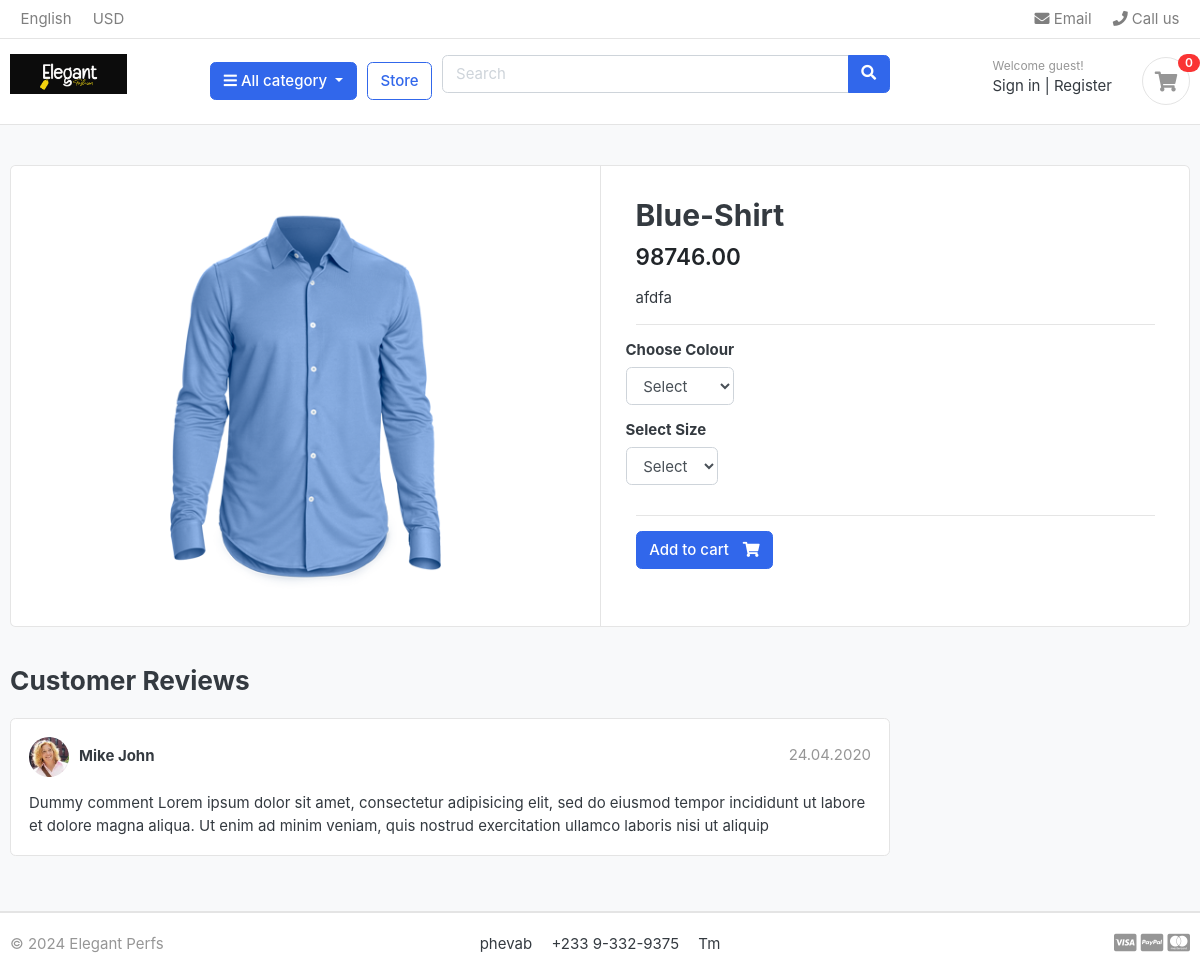
The app's page /store/category/shirt/blue-shirt/ with its own data.
### store/models.py (models this page shows, shortened)
class Product(models.Model):
    product_name = models.CharField(max_length=200, unique=True)
    slug = models.SlugField(max_length=200, unique=True)
    description = models.TextField(max_length=200, unique=True)
    price = MoneyField(max_digits=10, decimal_places=2, default_currency='GHC')
    old_price = MoneyField(max_digits=10, decimal_places=2, default_currency='GHC')
    images = models.ImageField(upload_to='photos/products')
    is_available = models.BooleanField(default=True)
    category = models.ForeignKey(Category, on_delete=models.CASCADE )
    stock = models.PositiveIntegerField(default=0)
    created_date = models.DateTimeField(auto_now_add=True)
    modified_date = models.DateTimeField(auto_now=True)

### store/views.py (the view)
# urls.py: path('category/<slug:category_slug>/<slug:product_slug>/',views.product_detail, name='product_detail'),
def product_detail(request, category_slug, product_slug):
    try:
        single_product = Product.objects.get(category__slug=category_slug, slug=product_slug)
        in_cart = CartItem.objects.filter(cart__cart_id = _cart_id(request), product=single_product).exists()
    except Exception as e:
        raise e
    context={
        'single_product':single_product,
        'in_cart' : in_cart
    }
    return render(request, 'product_detail.html', context)

### carts/context_processors.py (called while the page is built)
def counter(request):
    cart_count = 0
    if 'admin' in request.path:
        return{}
    else:
        try:
            cart = Cart.objects.filter(cart_id = _cart_id(request))
            cart_items = CartItem.objects.all().filter(cart=cart[:1])
            for cart_item in cart_items:
                cart_count = cart_count + cart_item.quantity
        except Cart.DoesNotExist:
            cart_count = 0
    return dict(cart_count=cart_count)

### carts/views.py (called while the page is built)
def _cart_id(request):
    cart = request.session.session_key
    if not cart:
        cart = request.session.create()
    return cart

### category/context_processors.py (called while the page is built)
def menu_links(request):
    links = Category.objects.all()
    return dict(links=links)

### category/models.py (called while the page is built)
    def get_url(self):
        return reverse('products_by_category',args=[self.slug])

### store/models.py (called while the page is built)
    def colours(self):
        return super(VariationManager, self).filter(variation_category = 'colour', is_active = True)

    def sizes(self):
        return super(VariationManager, self).filter(variation_category = 'size', is_active = True)

### templates/product_detail.html (shortened to what this page needs)
{% extends 'base.html' %} {% load static %} {% block content %}
<section class="section-content padding-y bg">
  <div class="container">
    <div class="card">
      <div class="row no-gutters">
        <aside class="col-md-6">
          <article class="gallery-wrap">
            <div class="img-big-wrap">
              <a href="{{product.get_url}}">
                <img src="{{single_product.images.url}}" />
              </a>
            </div>
          </article>
        </aside>
        <main class="col-md-6 border-left">
          <form action="{% url 'add_cart' single_product.id %}" method="POST">
            <article class="content-body">
              <h2 class="title">{{single_product.product_name}}</h2>
              <div class="mb-3">
                <var class="price h4">{{single_product.price}}</var>
              </div>
              <p>{{single_product.description}}</p>
              <hr />
              <div class="row">
                <div class="item-option-select">
                  <h6>Choose Colour</h6>
                  <select name="Colour" class="form-control">
                    <option value="" disabled selected>Select</option>
                  </select>
                </div>
              </div>
              <div class="row">
                <div class="item-option-select">
                  <h6>Select Size</h6>
                  <select name="size" class="form-control">
                    <option value="" disabled selected>Select</option>
                  </select>
                </div>
              </div>
              <hr />
              {% if single_product.stock <= 0 %}
              <h5 class="text-danger">Out Of stalk</h5>
              {% else %}
              <button type="submit " class="btn btn-primary">
                <span class="text">Add to cart</span>
                <i class="fas fa-shopping-cart"></i>
              </button>
              {% endif %}
            </article>
          </form>
        </main>
      </div>
    </div>
    <br />
    <div class="row">
      <div class="col-md-9">
        <header class="section-heading">
          <h3>Customer Reviews</h3>
        </header>
        <article class="box mb-3">
          <div class="icontext w-100">
            <img
              src="{% static './images/avatars/avatar1.jpg' %}"
              class="img-xs icon rounded-circle"
            />
            <div class="text">
              <span class="date text-muted float-md-right">24.04.2020 </span>
              <h6 class="mb-1">Mike John</h6>
            </div>
          </div>
          <div class="mt-3">
            <p>
              Dummy comment Lorem ipsum dolor sit amet, consectetur adipisicing
              elit, sed do eiusmod tempor incididunt ut labore et dolore magna
              aliqua. Ut enim ad minim veniam, quis nostrud exercitation ullamco
              laboris nisi ut aliquip
            </p>
          </div>
        </article>
      </div>
    </div>
  </div>
</section>
{% endblock %}

### static/css/ui.css (style rules this page uses)
html { font-family: "Inter", sans-serif; font-size: 15px; }
.content-body { flex: 1 1 auto; padding: 2rem 2.3rem; }
.img-xs, .img-sm, .img-md, .img-lg { -o-object-fit: cover; object-fit: cover; flex-shrink: 0; flex-grow: 0; }
.img-xs { width: 40px; height: 40px; }
.padding-y { padding-top: 40px; padding-bottom: 40px; }
var { font-style: normal; }
article:after, .form-group:after { display: block; clear: both; content: ""; }
.bg { background-color: #f8f9fa; }
.section-heading { margin-bottom: 20px; margin-top: 15px; }
p:last-child { margin-bottom: 0; }
.btn .text + i { margin-left: 10px; }
.icontext { display: inline-flex; align-items: center; vertical-align: middle; }
.icontext .text { width: 100%; line-height: 1.2; }
.icontext .icon { position: relative; margin-right: 10px; flex-shrink: 0; flex-grow: 0; }
.price { font-weight: 600; color: #212529; }
.box { padding: 18px; background: #fff; border-radius: 0.37rem; border: 1px solid #e4e4e4; }
.box img { max-width: 100%; }
.gallery-wrap .img-big-wrap { margin-bottom: 10px; border-radius: 0.37rem; overflow: hidden; background-color: #fff; }
.gallery-wrap .img-big-wrap a { text-align: center; display: block; }
.gallery-wrap .img-big-wrap img { height: 450px; width: auto; display: inline-block; }
.item-option-select { margin-bottom: 1rem; display: inline-block; margin-right: 15px; }

### records on screen
Product: images (picture), product_name "Blue-Shirt", price "98746.00", description "afdfa"

### other values on screen
{{ cart_count }} "0"
